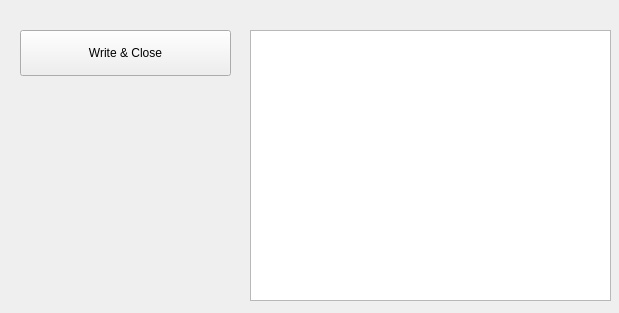
<?xml version="1.0" encoding="UTF-8"?>
<ui version="4.0">
 <class>DefineGeometry</class>
 <widget class="QWidget" name="DefineGeometry">
  <property name="geometry">
   <rect>
    <x>0</x>
    <y>0</y>
    <width>619</width>
    <height>313</height>
   </rect>
  </property>
  <property name="windowTitle">
   <string>Form</string>
  </property>
  <widget class="QTableWidget" name="geometrySettings">
   <property name="geometry">
    <rect>
     <x>250</x>
     <y>30</y>
     <width>361</width>
     <height>271</height>
    </rect>
   </property>
  </widget>
  <widget class="QPushButton" name="close_window">
   <property name="geometry">
    <rect>
     <x>20</x>
     <y>30</y>
     <width>211</width>
     <height>46</height>
    </rect>
   </property>
   <property name="text">
    <string>Write &amp;&amp; Close</string>
   </property>
  </widget>
 </widget>
 <resources/>
 <connections/>
</ui>
